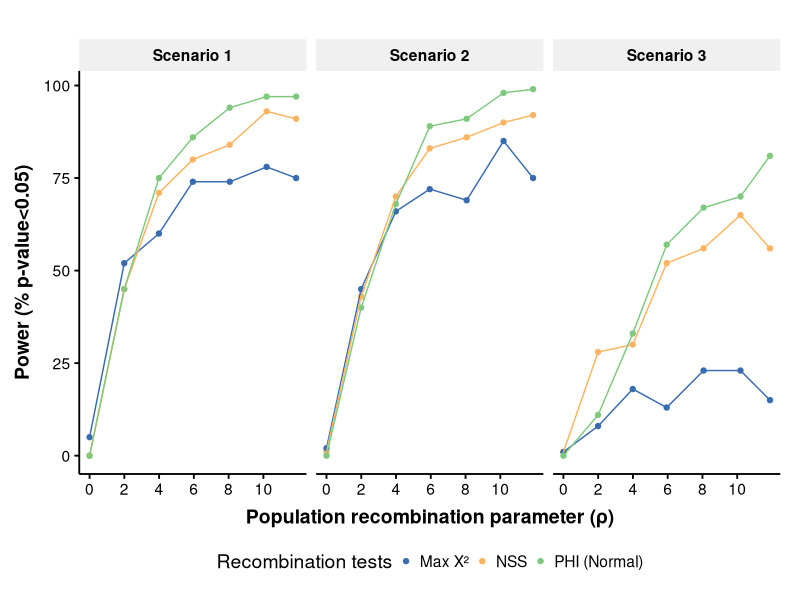
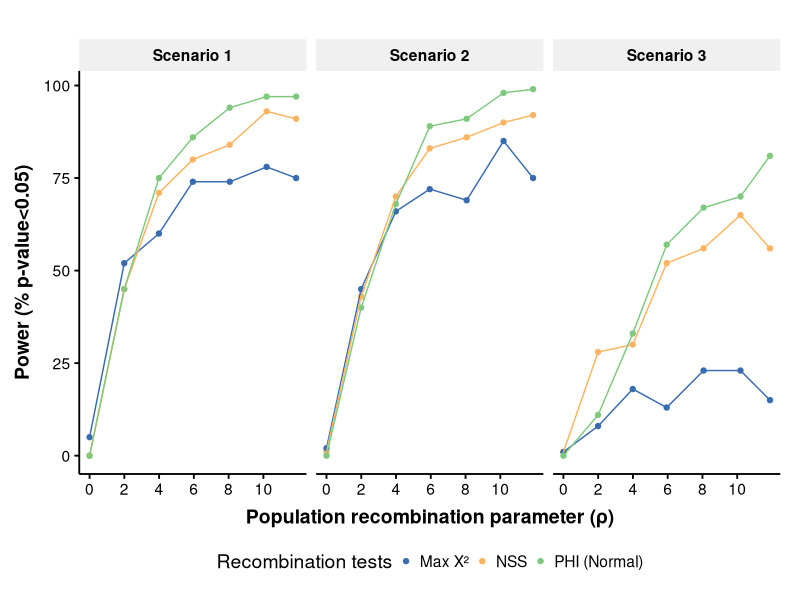

R code for these plots, in order:
#### LIBRARIES AND FUNCTIONS ####

library(ggplot2)
library(RColorBrewer)
library(ggthemes)
library(ggrepel)
library(dplyr)
library(reshape2)

theme_Publication <- function(base_size=14) {
  library(grid)
  library(ggthemes)
  (theme_foundation(base_size=base_size)
    + theme(plot.title = element_text(face = "bold",
                                      size = rel(1.2), hjust = 0.5),
            text = element_text(),
            panel.background = element_rect(colour = NA),
            plot.background = element_rect(colour = NA),
            panel.border = element_rect(colour = NA),
            axis.title = element_text(face = "bold",size = rel(1)),
            axis.title.y = element_text(angle=90,vjust =2),
            axis.title.x = element_text(vjust = -0.2),
            axis.text = element_text(), 
            axis.line = element_line(colour="black"),
            axis.ticks = element_line(),
            panel.grid.major = element_blank(),
            panel.grid.minor = element_blank(),
            legend.key = element_rect(colour = NA),
            legend.position = "bottom",
            legend.direction = "horizontal",
            legend.key.size= unit(0.2, "cm"),
            legend.spacing = unit(0, "cm"),
            plot.margin=unit(c(10,5,5,5),"mm"),
            strip.background=element_rect(colour="#f0f0f0",fill="#f0f0f0"),
            strip.text = element_text(face="bold")
    ))
}

scale_fill_Publication <- function(...){
  library(scales)
  discrete_scale("fill","Publication",manual_pal(values = c("#386cb0","#fdb462","#7fc97f","#ef3b2c","#662506","#a6cee3","#fb9a99","#984ea3","#FFDF4B","#49B269")), ...)
}

scale_colour_Publication <- function(...){
  library(scales)
  discrete_scale("colour","Publication",manual_pal(values = c("#386cb0","#fdb462","#7fc97f","#ef3b2c","#662506","#a6cee3","#fb9a99","#984ea3","#ffff33")), ...)
}


#### DATA ####

setwd("/run/user/1001/gvfs/sftp:host=158.109.38.201,user=mcoronado/data/home/mcoronado/Simulations_mtDNA_Pipeline/mtDNA_haplogroup/Simulations/")

PhiPack_result <- read.table(file="PhiPack_global_result.txt",header=T,sep=" ")

PhiPack_filter<-PhiPack_result %>% group_by(scenarioType,simulation,recRate,rho) %>%
  summarise(percentatgeNSS=sum(pValNSS<0.05)/n(), 
            percentatgeMaxChi=sum(pValMaxChi<0.05)/n(),
            percentatgePHI=sum(pValPHI<0.05)/n())
PhiPack_filter<-melt(PhiPack_filter,id.vars = c("scenarioType","simulation","recRate","rho"),measure.vars = c("percentatgeNSS","percentatgeMaxChi","percentatgePHI"))

PhiPack_filter$variable <- as.character(PhiPack_filter$variable)
PhiPack_filter$variable[PhiPack_filter$variable == "percentatgeNSS"] <- "NSS"
PhiPack_filter$variable[PhiPack_filter$variable == "percentatgeMaxChi"] <- "Max X²"
PhiPack_filter$variable[PhiPack_filter$variable == "percentatgePHI"] <- "PHI (Normal)"
PhiPack_filter$variable <- as.factor(PhiPack_filter$variable)

PhiPack_filter$scenarioType <- as.character(PhiPack_filter$scenarioType)
PhiPack_filter$scenarioType[PhiPack_filter$scenarioType == "1"] <- "Scenario 1"
PhiPack_filter$scenarioType[PhiPack_filter$scenarioType == "2"] <- "Scenario 2"
PhiPack_filter$scenarioType[PhiPack_filter$scenarioType == "3"] <- "Scenario 3"
PhiPack_filter$scenarioType <- as.factor(PhiPack_filter$scenarioType)
PhiPack_filter$value<-PhiPack_filter$value*100

ggplot(PhiPack_filter, aes(x=rho,y=value,colour=variable)) + 
  geom_point() +
  geom_line() + 
  facet_grid(cols = vars(scenarioType)) +
  labs(x = "Population recombination parameter (ρ)", y = "Power (% p-value<0.05)", colour="Recombination tests") + 
  scale_x_continuous(breaks = round(seq(min(PhiPack_filter$rho), max(PhiPack_filter$rho), by = 2),1)) +
  theme_Publication() + scale_colour_Publication()

ggsave("PhiPack_haplogroups_3scenarios.png",width = 7.50, height = 5)

